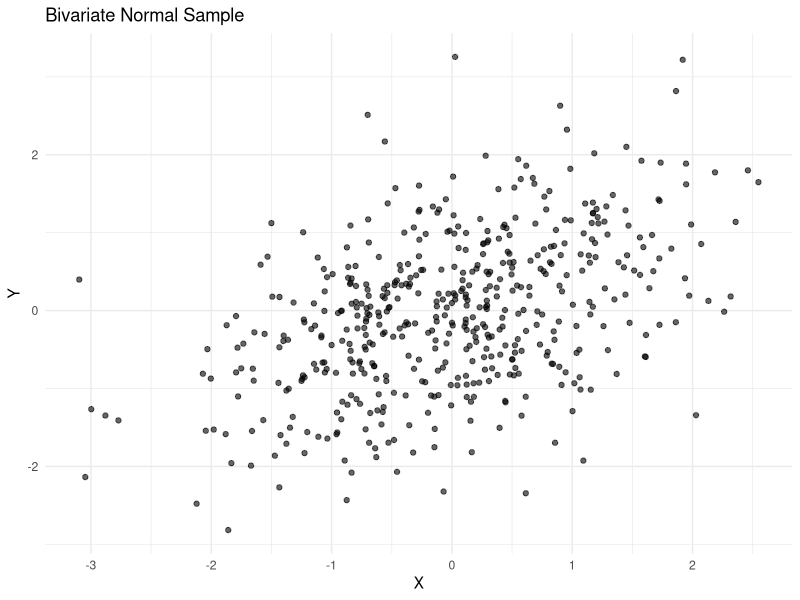

The R script that drew this image:
# multivariate-normal.R
# This script generates and plots a bivariate normal sample.

# 1. Install required packages (if needed)
if (!requireNamespace("MASS", quietly = TRUE)) install.packages("MASS")
if (!requireNamespace("ggplot2", quietly = TRUE)) install.packages("ggplot2")

# 2. Load required libraries
library(MASS)
library(ggplot2)

# 3. Set seed for reproducibility
set.seed(42)

# 4. Define mean vector and covariance matrix
mu <- c(0, 0)  # Mean vector
sigma <- matrix(c(1, 0.5,
                  0.5, 1), 2, 2)  # Covariance matrix

# 5. Generate bivariate normal data
data <- mvrnorm(n = 500, mu = mu, Sigma = sigma)

# 6. Convert to data frame for plotting
df <- data.frame(X = data[, 1], Y = data[, 2])

# 7. Plot the generated distribution
ggplot(df, aes(x = X, y = Y)) +
  geom_point(alpha = 0.6) +
  theme_minimal() +
  ggtitle("Bivariate Normal Sample")
